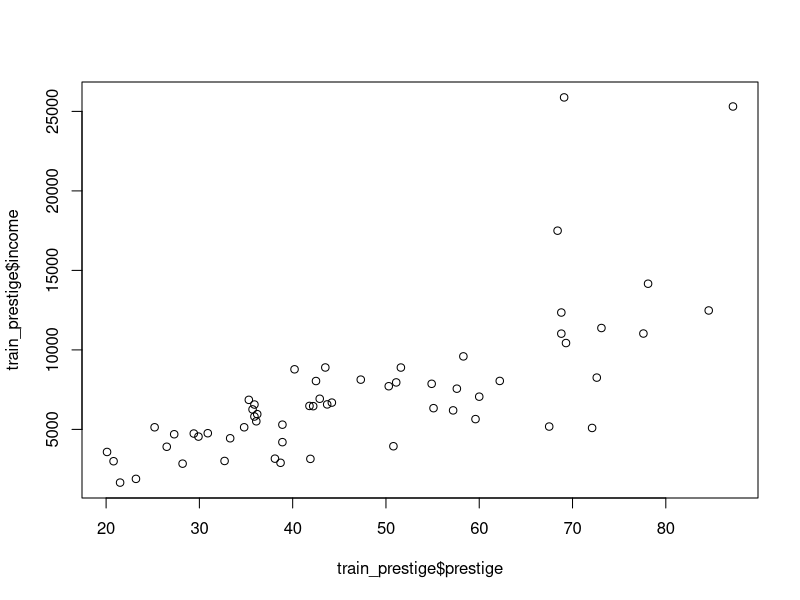
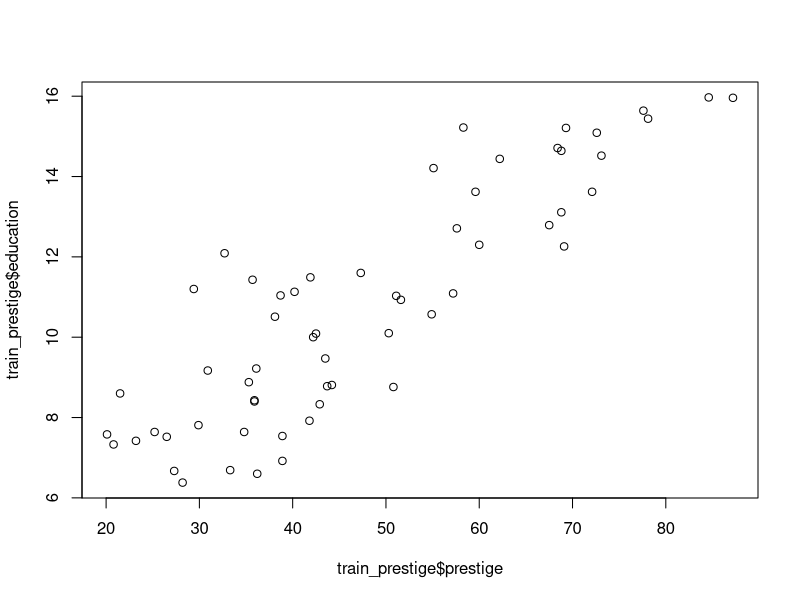
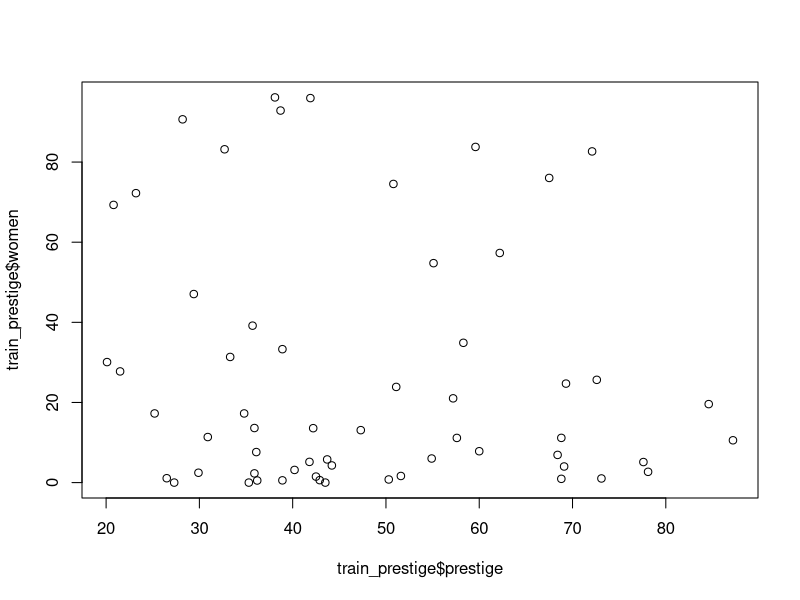
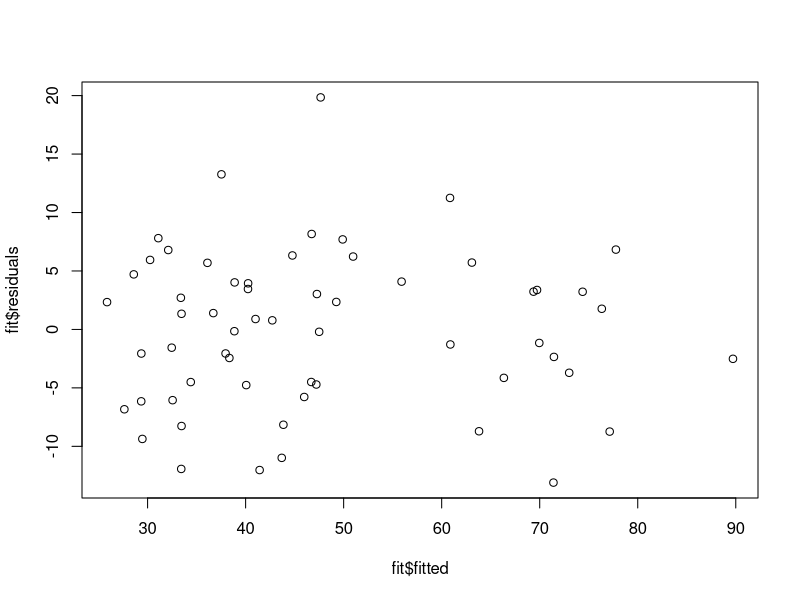

Generate these figures, in order, with R:
library(car)

data("Prestige")

summary(Prestige)

na_omit_prestige <- na.omit(Prestige) 

#Numberof observations
num_obs <- nrow(na_omit_prestige)

#60% for training set 
num_train <- round(num_obs*0.6)

#Set seed for reproducible results
set.seed(333)

#Create an index
indx <- sample(num_obs, num_train)

train_prestige <- na_omit_prestige[indx,]
test_prestige <- na_omit_prestige[-indx,]

# Some quick exploratory data analysis on training set by plotting the response variable
# in our case here (prestige) against several other predictors to check for linear 
# relationships

#No trend
plot(train_prestige$prestige, train_prestige$income)

#Trend 
plot(train_prestige$prestige, train_prestige$education)

#No trend
plot(train_prestige$prestige, train_prestige$women)

# ~ . means to use all of the other variables as predictors
fit <- lm(formula = prestige ~ ., data = train_prestige)

# Features not marked with at least one asterisk can be safely ignored.
summary(fit)

plot(fit$fitted, fit$residuals)

prediction <- predict(fit, newdata = test_prestige)

predict(fit, data.frame(education=c(100, 200, 300), income=c(13,45,66), women=c(11,22,3), census=c(111,2,4), type=c("prof","prof","prof")))

cor(prediction, test_prestige$prestige)


